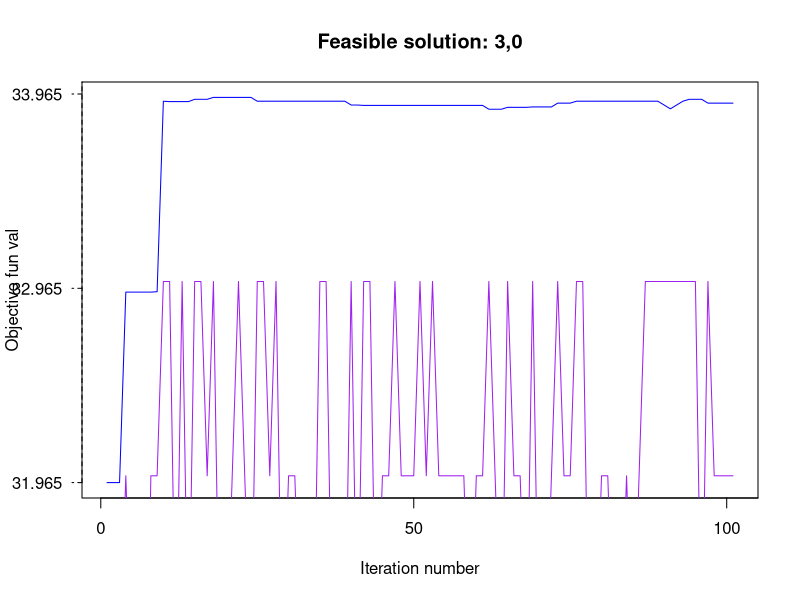

Write R code to recreate this figure.
res <- read.csv("obj_func_vals_.csv", header=TRUE, sep=",")
#res <- read.csv("obj_func_vals_2016_5_18 23:20:28.csv", header=TRUE, sep=",")
x <- res[,1]
y1 <- res[,2]
y2 <- res[,3]
y3 <- res[,4]
y4 <- res[,5]
#Stand in lib and ass
y5 <- res[,6]
y6 <- res[,7]

#par(mfrow=c(2,1))

g_range <- range(y1)

plot(y1, type="l", col="blue", ylim=g_range, axes=FALSE, ann=FALSE)
axis(1, at=seq(0,length(x)+100,50))
box()
axis(2, las=1, lty=2, at=seq(g_range[1],g_range[2]+5))

#Lines
lines(y2, lty=1, col="red")
lines(y3, lty=1, col="green")
lines(y4, lty=1, col="purple")
#lines(y3, lty=1, col="green")
#lines(y4, lty=1, col="purple")

legend(-30, g_range[2], c("Obj fun","Stand ins","Shift avail","Day avail"), cex=0.5, col=c("blue","red","green","purple"), pch=21:22, lty=1:2);
#legend(1, 8, c("Stand ins","Shift avail","Day avail"), cex=0.5, col=c("blue","green","purple"), pch=21:22, lty=1:2);

title("Feasible solution: 3,0", xlab="Iteration number",ylab="Objective fun val")

########################
#res <- read.csv("obj_func_vals_1_10_10_infeas_0.csv", header=TRUE, sep=",")
#res <- read.csv("obj_func_vals_0_0_0_infeas_4.csv", header=TRUE, sep=",")
x <- res[,1]
y1 <- res[,2]
y2 <- res[,3]
y3 <- res[,4]
y4 <- res[,5]

g_range <- range(y1, y2, y3, y4)

#plot(y1, type="l", col="blue", ylim=g_range, axes=FALSE, ann=FALSE)
#axis(1, at=seq(0,length(x)+100,50))
#box()
#axis(2, las=1, lty=2, at=g_range[1]:g_range[2])

#Lines
#lines(y2, lty=1, col="red")
#lines(y3, lty=1, col="green")
#lines(y4, lty=1, col="purple")
#lines(y3, lty=1, col="green")
#lines(y4, lty=1, col="purple")

#legend(1, 8, c("Obj fun","Stand ins","Shift avail","Day avail"), cex=0.5, col=c("blue","red","green","purple"), pch=21:22, lty=1:2);
#legend(1, 8, c("Stand ins","Shift avail","Day avail"), cex=0.5, col=c("blue","green","purple"), pch=21:22, lty=1:2);

#title("Infeasible solution", xlab="Iteration number",ylab="Objective fun val")


#####################################################################################################################


#plot(x, y1, xlab = "Iterations", ylab="Obj function val",type="l", main="Weekend objective function values")








#plot(x, y1, type="l", main="Weekend objective function values",axes=FALSE, xlab="", ylab="")
#plot.new()

#par(new=TRUE)
#plot(x, y2, type="l",axes=FALSE, xlab="", ylab="", col="red")
#par(new=TRUE)
#lines(x, y2, col ="red")
#par(new=TRUE)
#plot(res[,1], res[,4], type="l", col ="green")
#par(new=TRUE)
#plot(res[,1], res[,5], type="l", col ="blue")

#axis(1); axis(2); box()
#plot.window(xlim=range(x),ylim=range(y2))
#par(xaxs="i",yaxs="i")
#lines(x,y2)
#axis(1); axis(2); box()

#axis(1, at=seq(0,length(res[,1])+100,50),labels=seq(0,length(res[,1])+100,50), las=0)
#axis(2, at=seq(0,length(res[,2]),5),labels=seq(0,length(res[,2]),5), las=2)
#title("Objective function plots", xlab="X values",ylab="Y=X"	)

#par(mar = c(5,5,2,5))
#plot(x, y1, type="l", col="red3",    ylab=expression(-log[10](italic(p))), ylim=c(min(res[,2])-1,max(res[,2])+1))

#plot(x, y2, type="l", axes=F, xlab=NA, ylab=NA)
#legend("topleft",legend=c(expression(-log[10](italic(p))), "N genes"),  lty=c(1,0), pch=c(NA, 16), col=c("red3", "black"))
